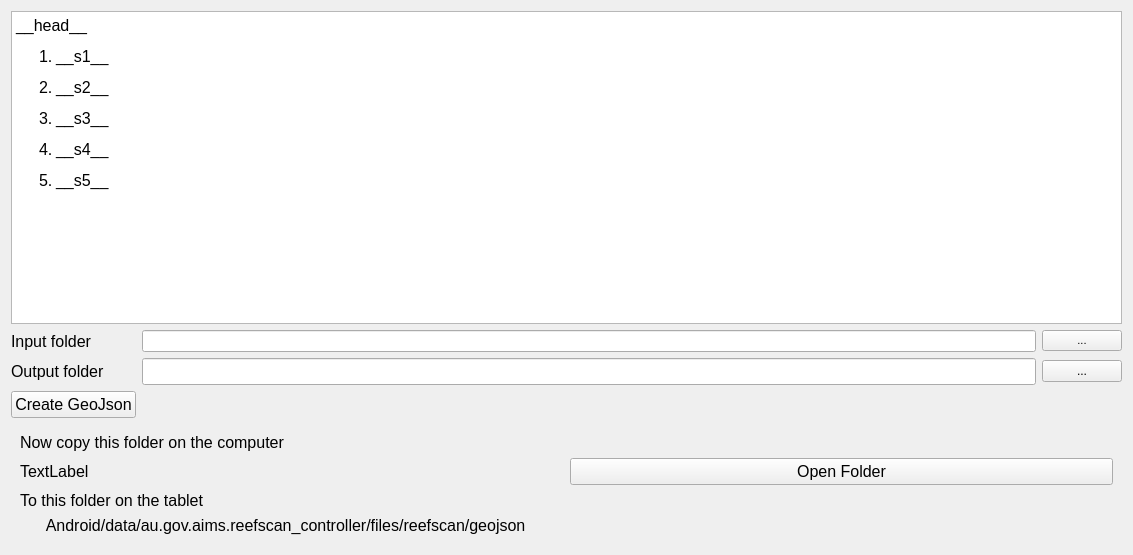
<?xml version="1.0" encoding="UTF-8"?>
<ui version="4.0">
 <class>Form</class>
 <widget class="QWidget" name="Form">
  <property name="geometry">
   <rect>
    <x>0</x>
    <y>0</y>
    <width>1133</width>
    <height>555</height>
   </rect>
  </property>
  <property name="windowTitle">
   <string>Form</string>
  </property>
  <layout class="QGridLayout" name="gridLayout">
   <item row="1" column="1">
    <widget class="QLineEdit" name="inputFolderText"/>
   </item>
   <item row="1" column="0">
    <widget class="QLabel" name="label">
     <property name="font">
      <font>
       <pointsize>12</pointsize>
      </font>
     </property>
     <property name="text">
      <string>Input folder</string>
     </property>
    </widget>
   </item>
   <item row="2" column="1">
    <widget class="QLineEdit" name="outputFolderText">
     <property name="font">
      <font>
       <pointsize>12</pointsize>
      </font>
     </property>
    </widget>
   </item>
   <item row="2" column="0">
    <widget class="QLabel" name="label_2">
     <property name="font">
      <font>
       <pointsize>12</pointsize>
      </font>
     </property>
     <property name="text">
      <string>Output folder</string>
     </property>
    </widget>
   </item>
   <item row="2" column="2">
    <widget class="QPushButton" name="outputFolderButton">
     <property name="text">
      <string>...</string>
     </property>
    </widget>
   </item>
   <item row="0" column="0" colspan="3">
    <widget class="QTextBrowser" name="textBrowser">
     <property name="sizePolicy">
      <sizepolicy hsizetype="Expanding" vsizetype="Expanding">
       <horstretch>0</horstretch>
       <verstretch>0</verstretch>
      </sizepolicy>
     </property>
     <property name="font">
      <font>
       <pointsize>12</pointsize>
      </font>
     </property>
     <property name="html">
      <string>&lt;!DOCTYPE HTML PUBLIC &quot;-//W3C//DTD HTML 4.0//EN&quot; &quot;http://www.w3.org/TR/REC-html40/strict.dtd&quot;&gt;
&lt;html&gt;&lt;head&gt;&lt;meta name=&quot;qrichtext&quot; content=&quot;1&quot; /&gt;&lt;style type=&quot;text/css&quot;&gt;
p, li { white-space: pre-wrap; }
&lt;/style&gt;&lt;/head&gt;&lt;body style=&quot; font-family:'MS Shell Dlg 2'; font-size:12pt; font-weight:400; font-style:normal;&quot;&gt;
&lt;p style=&quot; margin-top:0px; margin-bottom:0px; margin-left:0px; margin-right:0px; -qt-block-indent:0; text-indent:0px;&quot;&gt;__head__&lt;/p&gt;
&lt;ol style=&quot;margin-top: 0px; margin-bottom: 0px; margin-left: 0px; margin-right: 0px; -qt-list-indent: 1;&quot;&gt;&lt;li style=&quot; margin-top:12px; margin-bottom:12px; margin-left:0px; margin-right:0px; -qt-block-indent:0; text-indent:0px;&quot;&gt;__s1__&lt;/li&gt;
&lt;li style=&quot; margin-top:0px; margin-bottom:12px; margin-left:0px; margin-right:0px; -qt-block-indent:0; text-indent:0px;&quot;&gt;__s2__&lt;/li&gt;
&lt;li style=&quot; margin-top:0px; margin-bottom:12px; margin-left:0px; margin-right:0px; -qt-block-indent:0; text-indent:0px;&quot;&gt;__s3__&lt;/li&gt;
&lt;li style=&quot; margin-top:0px; margin-bottom:12px; margin-left:0px; margin-right:0px; -qt-block-indent:0; text-indent:0px;&quot;&gt;__s4__&lt;/li&gt;
&lt;li style=&quot; margin-top:0px; margin-bottom:12px; margin-left:0px; margin-right:0px; -qt-block-indent:0; text-indent:0px;&quot;&gt;__s5__&lt;/li&gt;&lt;/ol&gt;
&lt;p style=&quot;-qt-paragraph-type:empty; margin-top:0px; margin-bottom:0px; margin-left:0px; margin-right:0px; -qt-block-indent:0; text-indent:0px;&quot;&gt;&lt;br /&gt;&lt;/p&gt;&lt;/body&gt;&lt;/html&gt;</string>
     </property>
    </widget>
   </item>
   <item row="3" column="0">
    <widget class="QPushButton" name="processButton">
     <property name="font">
      <font>
       <pointsize>12</pointsize>
      </font>
     </property>
     <property name="text">
      <string>Create GeoJson</string>
     </property>
    </widget>
   </item>
   <item row="1" column="2">
    <widget class="QPushButton" name="inputFolderButton">
     <property name="font">
      <font>
       <pointsize>8</pointsize>
      </font>
     </property>
     <property name="text">
      <string>...</string>
     </property>
    </widget>
   </item>
   <item row="4" column="0" colspan="3">
    <widget class="QWidget" name="afterProcessWidget" native="true">
     <layout class="QGridLayout" name="gridLayout_2">
      <item row="2" column="0">
       <widget class="QLabel" name="outputFolderLabel">
        <property name="font">
         <font>
          <pointsize>12</pointsize>
         </font>
        </property>
        <property name="text">
         <string>TextLabel</string>
        </property>
       </widget>
      </item>
      <item row="2" column="1">
       <widget class="QPushButton" name="openFolderButton">
        <property name="font">
         <font>
          <pointsize>12</pointsize>
         </font>
        </property>
        <property name="text">
         <string>Open Folder</string>
        </property>
       </widget>
      </item>
      <item row="0" column="0" colspan="2">
       <widget class="QLabel" name="label_3">
        <property name="font">
         <font>
          <pointsize>12</pointsize>
         </font>
        </property>
        <property name="text">
         <string>Now copy this folder on the computer</string>
        </property>
       </widget>
      </item>
      <item row="3" column="0" colspan="2">
       <widget class="QLabel" name="label_5">
        <property name="font">
         <font>
          <pointsize>12</pointsize>
         </font>
        </property>
        <property name="text">
         <string>To this folder on the tablet</string>
        </property>
       </widget>
      </item>
      <item row="4" column="0" colspan="2">
       <widget class="QLabel" name="tabletFolderLabel">
        <property name="font">
         <font>
          <pointsize>12</pointsize>
         </font>
        </property>
        <property name="text">
         <string>      Android/data/au.gov.aims.reefscan_controller/files/reefscan/geojson</string>
        </property>
       </widget>
      </item>
     </layout>
    </widget>
   </item>
  </layout>
 </widget>
 <resources/>
 <connections/>
</ui>
